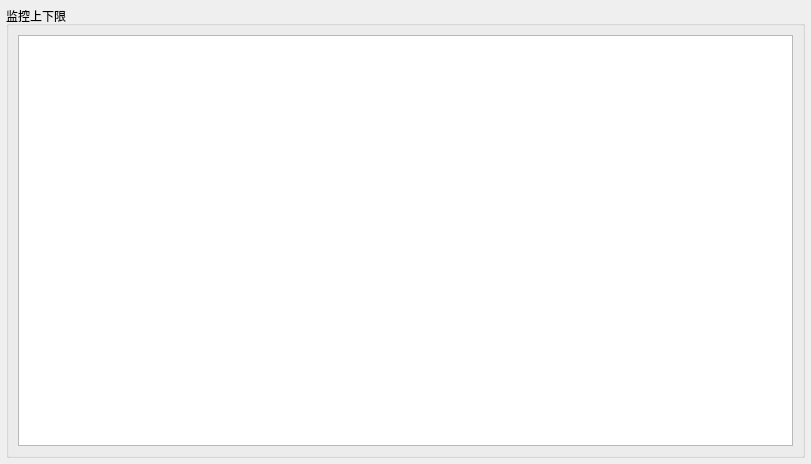
<?xml version="1.0" encoding="UTF-8"?>
<ui version="4.0">
 <class>HsMonitorConfig</class>
 <widget class="QWidget" name="HsMonitorConfig">
  <property name="geometry">
   <rect>
    <x>0</x>
    <y>0</y>
    <width>811</width>
    <height>464</height>
   </rect>
  </property>
  <property name="windowTitle">
   <string>Form</string>
  </property>
  <layout class="QGridLayout" name="gridLayout_2">
   <property name="leftMargin">
    <number>6</number>
   </property>
   <property name="topMargin">
    <number>6</number>
   </property>
   <property name="rightMargin">
    <number>6</number>
   </property>
   <property name="bottomMargin">
    <number>6</number>
   </property>
   <property name="horizontalSpacing">
    <number>6</number>
   </property>
   <item row="0" column="0">
    <widget class="QGroupBox" name="groupBox">
     <property name="title">
      <string>监控上下限</string>
     </property>
     <layout class="QGridLayout" name="gridLayout">
      <item row="0" column="0">
       <widget class="QTableWidget" name="tableWidget"/>
      </item>
     </layout>
    </widget>
   </item>
  </layout>
 </widget>
 <resources/>
 <connections/>
</ui>
